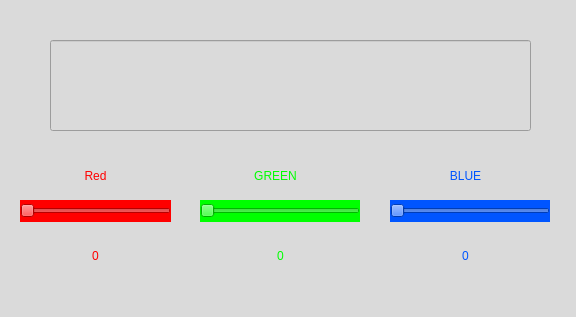
<?xml version="1.0" encoding="UTF-8"?>
<ui version="4.0">
 <class>MainWindow</class>
 <widget class="QMainWindow" name="MainWindow">
  <property name="geometry">
   <rect>
    <x>0</x>
    <y>0</y>
    <width>576</width>
    <height>317</height>
   </rect>
  </property>
  <property name="windowTitle">
   <string>Color Picker</string>
  </property>
  <property name="styleSheet">
   <string notr="true">background-color: rgb(218, 218, 218);</string>
  </property>
  <widget class="QWidget" name="centralwidget">
   <widget class="QSlider" name="red_slider">
    <property name="geometry">
     <rect>
      <x>20</x>
      <y>200</y>
      <width>151</width>
      <height>22</height>
     </rect>
    </property>
    <property name="styleSheet">
     <string notr="true">background-color: rgb(255, 0, 0);</string>
    </property>
    <property name="maximum">
     <number>255</number>
    </property>
    <property name="orientation">
     <enum>Qt::Horizontal</enum>
    </property>
   </widget>
   <widget class="QSlider" name="green_slider">
    <property name="geometry">
     <rect>
      <x>200</x>
      <y>200</y>
      <width>160</width>
      <height>22</height>
     </rect>
    </property>
    <property name="styleSheet">
     <string notr="true">background-color: rgb(0, 255, 0);</string>
    </property>
    <property name="maximum">
     <number>255</number>
    </property>
    <property name="orientation">
     <enum>Qt::Horizontal</enum>
    </property>
   </widget>
   <widget class="QSlider" name="blue_slider">
    <property name="geometry">
     <rect>
      <x>390</x>
      <y>200</y>
      <width>160</width>
      <height>22</height>
     </rect>
    </property>
    <property name="styleSheet">
     <string notr="true">background-color: rgb(0, 85, 255);</string>
    </property>
    <property name="maximum">
     <number>255</number>
    </property>
    <property name="orientation">
     <enum>Qt::Horizontal</enum>
    </property>
   </widget>
   <widget class="QLabel" name="Red">
    <property name="geometry">
     <rect>
      <x>50</x>
      <y>160</y>
      <width>91</width>
      <height>31</height>
     </rect>
    </property>
    <property name="styleSheet">
     <string notr="true">font: 700 10pt &quot;Segoe UI&quot;;
color: rgb(255, 0, 0);</string>
    </property>
    <property name="text">
     <string>Red</string>
    </property>
    <property name="alignment">
     <set>Qt::AlignCenter</set>
    </property>
   </widget>
   <widget class="QLabel" name="Green">
    <property name="geometry">
     <rect>
      <x>230</x>
      <y>160</y>
      <width>91</width>
      <height>31</height>
     </rect>
    </property>
    <property name="styleSheet">
     <string notr="true">font: 700 10pt &quot;Segoe UI&quot;;
color: rgb(0, 255, 0);</string>
    </property>
    <property name="text">
     <string>GREEN</string>
    </property>
    <property name="alignment">
     <set>Qt::AlignCenter</set>
    </property>
   </widget>
   <widget class="QLabel" name="Blue">
    <property name="geometry">
     <rect>
      <x>420</x>
      <y>160</y>
      <width>91</width>
      <height>31</height>
     </rect>
    </property>
    <property name="styleSheet">
     <string notr="true">font: 700 10pt &quot;Segoe UI&quot;;
color: rgb(0, 85, 255);</string>
    </property>
    <property name="text">
     <string>BLUE</string>
    </property>
    <property name="alignment">
     <set>Qt::AlignCenter</set>
    </property>
   </widget>
   <widget class="QLineEdit" name="color">
    <property name="geometry">
     <rect>
      <x>50</x>
      <y>40</y>
      <width>481</width>
      <height>91</height>
     </rect>
    </property>
    <property name="styleSheet">
     <string notr="true">font: 700 14pt &quot;Segoe UI&quot;;</string>
    </property>
    <property name="alignment">
     <set>Qt::AlignCenter</set>
    </property>
   </widget>
   <widget class="QLabel" name="red_num">
    <property name="geometry">
     <rect>
      <x>60</x>
      <y>240</y>
      <width>71</width>
      <height>31</height>
     </rect>
    </property>
    <property name="styleSheet">
     <string notr="true">font: 700 11pt &quot;Segoe UI&quot;;
color: rgb(255, 0, 0);</string>
    </property>
    <property name="text">
     <string>0</string>
    </property>
    <property name="alignment">
     <set>Qt::AlignCenter</set>
    </property>
   </widget>
   <widget class="QLabel" name="green_num">
    <property name="geometry">
     <rect>
      <x>240</x>
      <y>240</y>
      <width>81</width>
      <height>31</height>
     </rect>
    </property>
    <property name="styleSheet">
     <string notr="true">font: 700 11pt &quot;Segoe UI&quot;;
color: rgb(0, 255, 0);</string>
    </property>
    <property name="text">
     <string>0</string>
    </property>
    <property name="alignment">
     <set>Qt::AlignCenter</set>
    </property>
   </widget>
   <widget class="QLabel" name="blue_num">
    <property name="geometry">
     <rect>
      <x>430</x>
      <y>240</y>
      <width>71</width>
      <height>31</height>
     </rect>
    </property>
    <property name="styleSheet">
     <string notr="true">font: 700 11pt &quot;Segoe UI&quot;;
color: rgb(0, 85, 255);</string>
    </property>
    <property name="text">
     <string>0</string>
    </property>
    <property name="alignment">
     <set>Qt::AlignCenter</set>
    </property>
   </widget>
  </widget>
  <widget class="QStatusBar" name="statusbar"/>
 </widget>
 <resources/>
 <connections/>
</ui>
